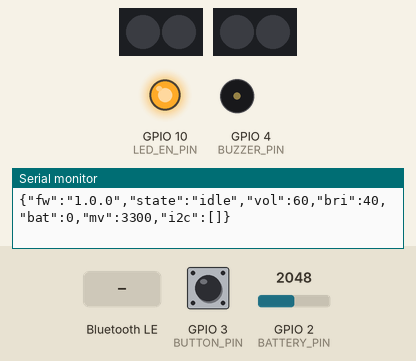
This sketch was run on a simulated Seeed XIAO ESP32-C3. Parts: 2 × 2 RGB LEDs in strip order, left to right, output pins drawn as LEDs (lit = HIGH), buzzer (waves = sounding), the last lines printed to the serial monitor. The inputs (shaded band) are chosen by the test bench; at power-on: GPIO 3 (BUTTON_PIN) HIGH, GPIO 2 (BATTERY_PIN) = 2048. Dim RGB values are drawn brighter than linear; EEPROM starts erased; nothing arrives over Bluetooth unless stated; a phone connects over Bluetooth LE 3 s after start. At 7.0 s the program puts the board to deep sleep or switches it off; the recording ends there.

Above: at 2.7 s.
2.8 s: Bluetooth LE write "music" received
At 2.99 s:
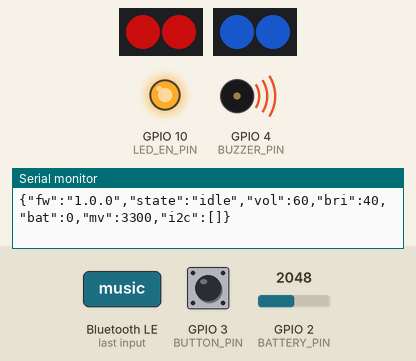
At 3.79 s:
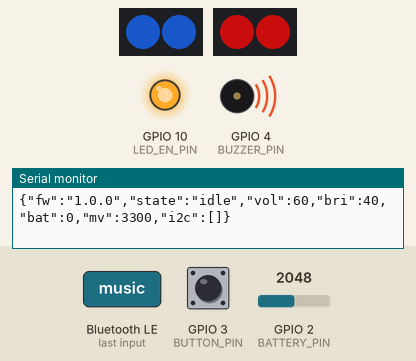
6.3 s: GPIO 3 (BUTTON_PIN) pulled LOW for 0.15 s
At 6.49 s:
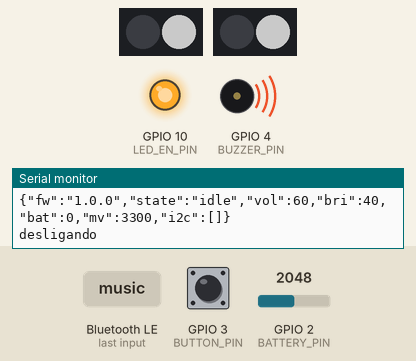
Timing chart, 0 to 7.0 s (numbered marks = the images above; inputs shaded):
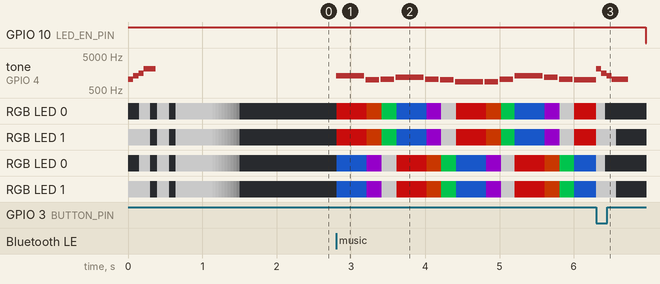

Measured:
- after the input at 6.3 s, GPIO 10 (LED_EN_PIN): HIGH → LOW after 0.67 s

The sketch:

firmware.ino
```cpp
// Claude Code Companion: firmware do Seeed XIAO ESP32-C3.
// O corpo é o mascote do Claude Code; os olhos são as duas janelinhas dele, com LEDs atrás de um difusor branco.
// Os olhos e o buzzer mostram o que o Claude Code está fazendo. Os comandos chegam por BLE, do plugin ou do portal, e
// pela serial (Wokwi e testes): um comando de texto por escrita ou por linha. O protocolo está em docs/protocolo.md;
// shared/protocol.ts e plugin/bin/companion usam os mesmos UUIDs e estados (há teste).
#include <Adafruit_NeoPixel.h>
#include <BLE2902.h>
#include <BLEDevice.h>
#include <Preferences.h>
#include <esp_sleep.h>

#define FW_VERSION "1.0.0"
#define BLE_NAME "Claude Companion"
#define SERVICE_UUID "5d1e0000-23fd-4dbe-89ca-ba268b36c947"
#define COMMAND_UUID "5d1e0001-23fd-4dbe-89ca-ba268b36c947"
#define STATUS_UUID "5d1e0002-23fd-4dbe-89ca-ba268b36c947"

// Pinos pelo número do GPIO, o impresso na ESP32-C3 SuperMini (no XIAO: 5 = D3, 6 = D4). Ligações em docs/hardware.md.
// LEDs fora dos GPIO20 e 21 (UART0, onde o boot escreve o log) e dos GPIO8 e 9 (strapping).
#define LEFT_EYE_PIN 5   // o olho esquerdo de quem olha de frente
#define RIGHT_EYE_PIN 6
#define EYE_PIXELS 2     // por olho: a janelinha do mascote tem um pixel de largura por dois de altura
#define BUZZER_PIN 4
#define BUTTON_PIN 3     // só os GPIO0 a 5 acordam o C3 do deep sleep
#define BATTERY_PIN 2    // divisor 1:1 a partir do BAT+; sem bateria, no 3V3
#define LED_EN_PIN 10    // liga a alimentação dos LEDs; solto no deep sleep, o pull-down do MOSFET corta

const uint32_t HOLD_MS = 1000;   // segurar o botão para ligar e para desligar
const int LOW_BATTERY_MV = 3300; // abaixo disso, desliga sozinho para poupar a bateria

enum State { IDLE, THINKING, DONE, QUESTION, ERROR, STATE_COUNT };
const char *STATE_NAMES[STATE_COUNT] = {"idle", "thinking", "done", "question", "error"};

struct Rgb {
  uint8_t r, g, b;
};
const Rgb YELLOW = {255, 190, 0}, ORANGE = {255, 72, 0}, GREEN = {0, 230, 90}, BLUE = {30, 110, 255},
          RED = {255, 16, 16}, WHITE = {255, 255, 255};

// Melodias: {frequência em Hz, duração em ms}; 0 Hz é pausa e {0, 0} encerra
struct Note {
  uint16_t hz, ms;
};
const Note SND_ON[] = {{523, 70}, {659, 70}, {784, 70}, {1047, 160}, {0, 0}};
const Note SND_OFF[] = {{1047, 70}, {784, 70}, {659, 70}, {523, 220}, {0, 0}};
const Note SND_DONE[] = {{1319, 70}, {0, 30}, {1760, 160}, {0, 0}};
const Note SND_ERROR[] = {{330, 120}, {0, 40}, {220, 280}, {0, 0}};
const Note SND_BEEP[] = {{1047, 60}, {0, 0}};
const Rgb PARTY[] = {RED, ORANGE, GREEN, BLUE, {190, 0, 255}, WHITE};
#include "songs.h"

Adafruit_NeoPixel eyes[2] = {{EYE_PIXELS, LEFT_EYE_PIN, NEO_GRB + NEO_KHZ800},
                             {EYE_PIXELS, RIGHT_EYE_PIN, NEO_GRB + NEO_KHZ800}};
Preferences prefs;

State state = IDLE;
uint8_t volume = 60, brightness = 40;  // 0 a 100, guardados na flash
int batteryMv = 0, batteryPct = -1;    // -1: sem bateria (só USB, ou no Wokwi)

BLECharacteristic *statusChar = nullptr;
struct Line {
  char text[32];
};
QueueHandle_t inbox;  // comandos do BLE; o callback roda na task do Bluetooth e o loop é quem mexe nos LEDs

// ---------------- Som ----------------
const Note *song = nullptr;
uint32_t noteEnd = 0;
const Note *music = nullptr;  // começo da música tocando: os olhos piscam com as notas e os sons de estado ficam quietos

void buzz(uint16_t hz) {
  if (!hz || !volume) {
    ledcWrite(BUZZER_PIN, 0);
    return;
  }
  ledcWriteTone(BUZZER_PIN, hz * 2);  // uma oitava acima, onde o piezo soa mais alto
  ledcWrite(BUZZER_PIN, 1 + volume * volume * 511 / 10000);  // ciclo de trabalho até 50%: o tom usa 10 bits
}

void play(const Note *s) {
  song = s;
  noteEnd = 0;
  music = nullptr;
}

void playMusic(const Note *s) {
  play(s);
  music = s;
}

void soundTick(uint32_t now) {
  if (!song) return;
  if ((int32_t)(now - noteEnd) < 0) {
    if (music && (int32_t)(now - noteEnd) >= -20) buzz(0);  // separa notas repetidas
    return;
  }
  if (!song->ms) {
    buzz(0);
    song = nullptr;
    music = nullptr;
    return;
  }
  buzz(song->hz);
  noteEnd = now + song->ms;
  song++;
}

// Espera tocando o som: para as animações de ligar e desligar
void wait(uint32_t ms) {
  uint32_t end = millis() + ms;
  while ((int32_t)(end - millis()) > 0) {
    soundTick(millis());
    delay(1);
  }
}

// ---------------- Olhos ----------------
float breathe(uint32_t t, uint32_t period) { return (1 - cosf(TWO_PI * (t % period) / period)) / 2; }

// Linear de propósito: com gama, o repouso (nível baixo) e o brilho em 40% somem
uint32_t rgb(Rgb c, float level) { return Adafruit_NeoPixel::Color(c.r * level, c.g * level, c.b * level); }

// Cor no instante t (ms). O olho inteiro muda junto: com o difusor, LEDs em fases diferentes virariam uma cor só.
uint32_t colorAt(uint32_t t) {
  switch (state) {
    case THINKING: {  // alterna entre amarelo e laranja vibrante
      float k = (sinf(TWO_PI * t / 1200.0f) + 1) / 2;
      Rgb c = {uint8_t(YELLOW.r + (ORANGE.r - YELLOW.r) * k), uint8_t(YELLOW.g + (ORANGE.g - YELLOW.g) * k),
               uint8_t(YELLOW.b + (ORANGE.b - YELLOW.b) * k)};
      return rgb(c, 1);
    }
    case DONE:
      return rgb(GREEN, 1);
    case QUESTION:
      return rgb(BLUE, 0.35f + 0.65f * breathe(t, 1600));
    case ERROR:
      return rgb(RED, 1);
    default:  // repouso: apagado, e o difusor fica branco
      return 0;
  }
}

void fillAll(uint32_t c) {
  for (auto &eye : eyes) {
    eye.fill(c);
    eye.show();
  }
}

void showFrame(uint32_t t) {
  if (!music || song == music) return fillAll(colorAt(t));
  int i = song - music - 1;  // a nota que está soando
  bool lit = music[i].hz && (int32_t)(noteEnd - t) > 20;
  for (int e = 0; e < 2; e++) {
    eyes[e].fill(lit ? rgb(PARTY[(i + e * 3) % 6], 1) : 0);
    eyes[e].show();
  }
}

void setRow(int row, uint32_t c) {  // a mesma linha nos dois olhos
  for (auto &eye : eyes) {
    eye.setPixelColor(row, c);
    eye.show();
  }
}

void applyBrightness() {
  for (auto &eye : eyes) eye.setBrightness(map(brightness, 0, 100, 0, 255));
}

// Ao ligar: os olhos abrem em branco (de baixo para cima), piscam duas vezes e se apagam devagar até o repouso
void bootAnimation() {
  play(SND_ON);
  uint32_t c = rgb(WHITE, 1);
  for (int row = EYE_PIXELS - 1; row >= 0; row--) {
    setRow(row, c);
    wait(150);
  }
  for (int blink = 0; blink < 2; blink++) {
    fillAll(0);
    wait(90);
    fillAll(c);
    wait(160);
  }
  wait(300);
  for (int level = 10; level >= 0; level--) {
    fillAll(rgb(WHITE, level / 10.0f));
    wait(40);
  }
}

// ---------------- Estado e status ----------------
void handle(String cmd);
String statusJson() {
  char buf[200];
  snprintf(buf, sizeof buf, "{\"fw\":\"%s\",\"state\":\"%s\",\"vol\":%d,\"bri\":%d,\"bat\":%d,\"mv\":%d,\"i2c\":[]}",
           FW_VERSION, STATE_NAMES[state], volume, brightness, batteryPct, batteryMv);
  return buf;
}

// Avisa a mudança nos dois caminhos: notificação no BLE e uma linha na serial (a ponte do simulador guarda a última)
void publishStatus() {
  String json = statusJson();
  Serial.println(json);
  if (!statusChar) return;
  statusChar->setValue(json.c_str());
  statusChar->notify();
}

// Junta os caracteres até o fim da linha, sem esperar: um comando que chega picotado não vira dois
void readSerial() {
  static String line;
  while (Serial.available()) {
    char c = Serial.read();
    if (c == '\n' || c == '\r') {
      if (line.length()) handle(line);
      line = "";
    } else if (line.length() < 31) {
      line += c;
    }
  }
}

void setState(State s) {
  if (s == DONE && !music) play(SND_DONE);
  if (s == ERROR && !music) play(SND_ERROR);
  state = s;
  publishStatus();
}

// ---------------- Energia ----------------
void sleepNow() {
  digitalWrite(LED_EN_PIN, LOW);
  esp_deep_sleep_enable_gpio_wakeup(1ULL << BUTTON_PIN, ESP_GPIO_WAKEUP_GPIO_LOW);
  esp_deep_sleep_start();
}

// Ao desligar: os olhos acendem em branco, a pálpebra fecha (apaga de cima para baixo) e o C3 dorme até o botão
void powerOff() {
  Serial.println("desligando");
  play(SND_OFF);
  fillAll(rgb(WHITE, 1));
  wait(120);
  for (int row = 0; row < EYE_PIXELS; row++) {
    setRow(row, 0);
    wait(150);
  }
  fillAll(0);
  wait(250);
  buzz(0);
  while (digitalRead(BUTTON_PIN) == LOW) delay(10);  // soltar antes de dormir, senão acorda na hora
  sleepNow();
}

void readBattery() {
  uint32_t sum = 0;
  for (int i = 0; i < 8; i++) sum += analogReadMilliVolts(BATTERY_PIN);
  batteryMv = sum / 8 * 2;  // divisor 1:1
  // shortcut: curva linear de LiPo entre 3,3 V e 4,15 V; troque por uma tabela se a porcentagem incomodar
  batteryPct = batteryMv < 2500 ? -1 : constrain(map(batteryMv, LOW_BATTERY_MV, 4150, 0, 100), 0, 100);
}

void checkBattery() {
  static int lowReadings = 0;
  int before = batteryPct;
  readBattery();
  lowReadings = batteryPct >= 0 && batteryMv < LOW_BATTERY_MV ? lowReadings + 1 : 0;
  if (lowReadings >= 3) powerOff();  // três leituras seguidas, para não desligar por um pico
  if (batteryPct != before) publishStatus();
}

void checkButton(uint32_t now) {
  static uint32_t downAt = 0;
  bool down = digitalRead(BUTTON_PIN) == LOW;
  if (down && !downAt) downAt = now | 1;
  if (down && now - downAt >= HOLD_MS) powerOff();
  if (!down && downAt) {
    if (now - downAt > 30) {  // toque curto: para a música e volta ao repouso
      if (music) {
        play(nullptr);
        buzz(0);
      }
      setState(IDLE);
    }
    downAt = 0;
  }
}

// ---------------- Comandos ----------------
void handle(String cmd) {
  cmd.trim();
  cmd.toLowerCase();
  if (!cmd.length()) return;
  int sp = cmd.indexOf(' ');
  String name = sp < 0 ? cmd : cmd.substring(0, sp);
  long arg = sp > 0 && isDigit(cmd[sp + 1]) ? cmd.substring(sp + 1).toInt() : -1;

  for (int s = 0; s < STATE_COUNT; s++) {
    if (name == STATE_NAMES[s]) return setState((State)s);
  }
  if (name == "vol" && arg >= 0) {
    volume = min(arg, 100L);
    prefs.putUChar("vol", volume);
    if (!music) play(SND_BEEP);
  } else if (name == "bri" && arg >= 0) {
    brightness = constrain(arg, 5L, 100L);
    prefs.putUChar("bri", brightness);
    applyBrightness();
  } else if (name == "music") {  // music N (1 a SONG_COUNT); sem número, a primeira
    if (arg < 0) arg = 1;
    if (arg >= 1 && arg <= SONG_COUNT) playMusic(SONG_LIST[arg - 1]);
    return;
  } else if (name == "off") {
    return powerOff();
  } else if (name == "status") {
    Serial.println(statusJson());
    return;
  } else {
    Serial.printf("comando desconhecido: %s\n", cmd.c_str());
    return;
  }
  publishStatus();
}

// ---------------- BLE ----------------
class CommandWrite : public BLECharacteristicCallbacks {
  void onWrite(BLECharacteristic *c) override {
    Line line = {};
    strncpy(line.text, c->getValue().c_str(), sizeof line.text - 1);
    xQueueSend(inbox, &line, 0);
  }
};

class Connections : public BLEServerCallbacks {
  // continua anunciando: o plugin e o portal podem ficar conectados ao mesmo tempo
  void onConnect(BLEServer *) override { BLEDevice::startAdvertising(); }
  void onDisconnect(BLEServer *) override { BLEDevice::startAdvertising(); }
};

void startBle() {
  BLEDevice::init(BLE_NAME);
  BLEServer *server = BLEDevice::createServer();
  server->setCallbacks(new Connections());
  BLEService *service = server->createService(SERVICE_UUID);
  BLECharacteristic *command = service->createCharacteristic(
      COMMAND_UUID, BLECharacteristic::PROPERTY_WRITE | BLECharacteristic::PROPERTY_WRITE_NR);
  command->setCallbacks(new CommandWrite());
  statusChar = service->createCharacteristic(STATUS_UUID,
                                             BLECharacteristic::PROPERTY_READ | BLECharacteristic::PROPERTY_NOTIFY);
  statusChar->addDescriptor(new BLE2902());
  statusChar->setValue(statusJson().c_str());
  service->start();
  BLEAdvertising *adv = BLEDevice::getAdvertising();
  adv->addServiceUUID(SERVICE_UUID);
  adv->setScanResponse(true);
  BLEDevice::startAdvertising();
}

// ---------------- Setup e loop ----------------
void setup() {
  Serial.begin(115200);
  pinMode(BUTTON_PIN, INPUT_PULLUP);
  if (esp_sleep_get_wakeup_cause() == ESP_SLEEP_WAKEUP_GPIO) {
    // acordou pelo botão: só liga se ele continuar apertado (um esbarrão não liga)
    uint32_t start = millis();
    while (digitalRead(BUTTON_PIN) == LOW && millis() - start < HOLD_MS) delay(5);
    if (digitalRead(BUTTON_PIN) == HIGH) sleepNow();
  }

  pinMode(LED_EN_PIN, OUTPUT);
  digitalWrite(LED_EN_PIN, HIGH);
  ledcAttach(BUZZER_PIN, 1000, 8);
  ledcWrite(BUZZER_PIN, 0);
  prefs.begin("companion");
  volume = prefs.getUChar("vol", volume);
  brightness = prefs.getUChar("bri", brightness);
  for (auto &eye : eyes) eye.begin();
  applyBrightness();

  inbox = xQueueCreate(8, sizeof(Line));
  readBattery();
  startBle();

  bootAnimation();
  while (digitalRead(BUTTON_PIN) == LOW) delay(10);  // o mesmo aperto que ligou não desliga
  Serial.println(statusJson());
}

void loop() {
  uint32_t now = millis();
  Line line;
  while (xQueueReceive(inbox, &line, 0)) handle(line.text);
  readSerial();
  checkButton(now);
  soundTick(now);

  static uint32_t lastFrame = 0, lastBattery = 0;
  if (now - lastFrame >= 20) {
    lastFrame = now;
    showFrame(now);
  }
  if (now - lastBattery >= 10000) {
    lastBattery = now;
    checkBattery();
  }
}
```

Source omitted: songs.h (8261 bytes)
